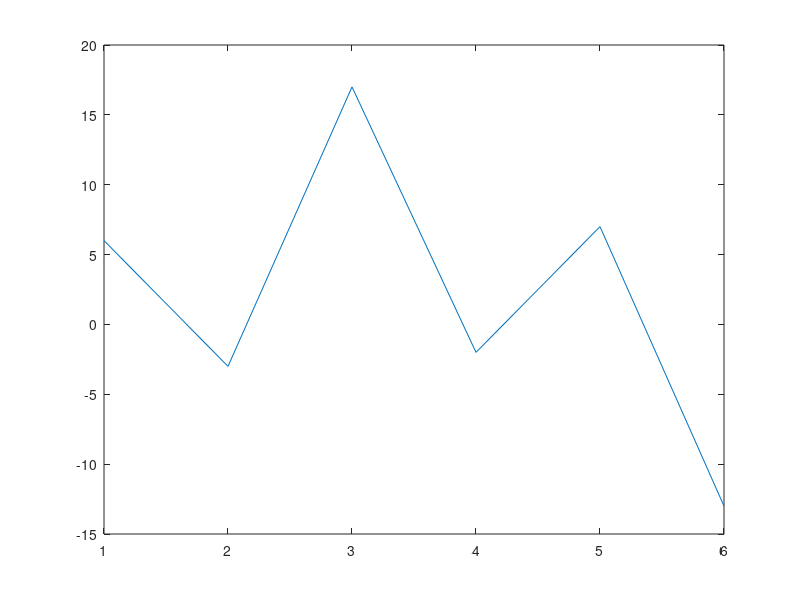

This chart was generated by the following MATLAB code:

clc;
clear all;
close all;
g = [1 -3 4 2 0 -2];
h = [3 0 1 -1 2 1];
G = fft(g);
H = fft(h);
w = G.*H;
y = ifft(w);
plot(y);
